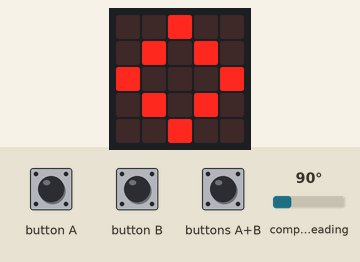
Recording of a program running on a simulated BBC micro:bit (MakeCode). Parts: the board's 5×5 LED display. The inputs (shaded band) are chosen by the test bench; at power-on: compass heading 90°. The compass is already calibrated.

Above: at 0.8 s.
At 6.7 s:
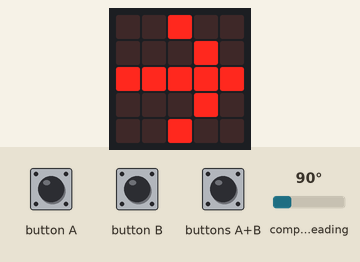
6.8 s: compass heading set to 7°
At 7.7 s:
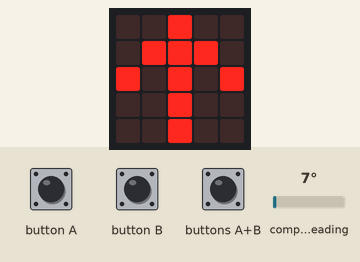
8.8 s: buttons A+B pressed for 0.15 s
10.7 s: compass heading set to 180°
At 12.2 s:
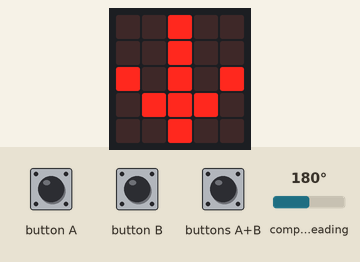
12.5 s: compass heading set to 269°
At 13.8 s:
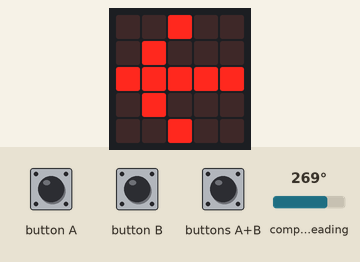
14.4 s: compass heading set to 264°
16.0 s: compass heading set to 255°
At 16.4 s:
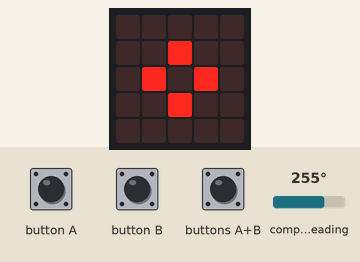
Timing chart, 0 to 18.5 s (numbered marks = the images above; inputs shaded):
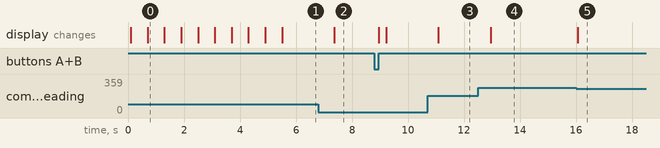

Measured:
- the behaviour switches between 261 and 260° on compass heading (found by bisection; images 4 and 5)
- after the input at 6.8 s, the display: changes after 0.56 s (image 2)
- after the input at 10.7 s, the display: changes after 0.39 s (image 3)
- after the input at 12.5 s, the display: changes after 0.45 s (image 4)
- after the input at 14.4 s, every drawn part: stays the same
- after the input at 16.0 s, the display: changes after 0.05 s (image 5)
- what the display in image 0 shows lasts 0.6 s, from 0.7 s to 1.3 s

The program:

main.ts
```typescript
input.onButtonPressed(Button.AB, function () {
    basic.clearScreen()
})
input.calibrateCompass()
basic.showIcon(IconNames.Square)
basic.showIcon(IconNames.Diamond)
basic.showIcon(IconNames.SmallDiamond)
basic.showIcon(IconNames.Square)
basic.showIcon(IconNames.Diamond)
basic.showIcon(IconNames.SmallDiamond)
basic.showIcon(IconNames.Square)
basic.showIcon(IconNames.Diamond)
basic.showIcon(IconNames.SmallDiamond)
basic.clearScreen()
basic.forever(function () {
    if (input.compassHeading() < 10 || input.compassHeading() > 350) {
        basic.showArrow(ArrowNames.North)
    } else if (input.compassHeading() < 100 && input.compassHeading() > 80) {
        basic.showArrow(ArrowNames.East)
    } else if (input.compassHeading() < 190 && input.compassHeading() > 170) {
        basic.showArrow(ArrowNames.South)
    } else if (input.compassHeading() < 280 && input.compassHeading() > 260) {
        basic.showArrow(ArrowNames.West)
    } else {
        basic.showIcon(IconNames.SmallDiamond)
    }
})
```

test.ts
```typescript
// aquí va el archivo "tests"; esto no se compilará cuando este paquete se utilice como una extensión.
```
